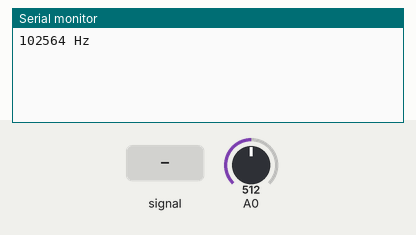
A sketch run on a simulated Arduino Uno, built with avr-gcc and run on an emulated ATmega328P. Parts: the last lines printed to the serial monitor. Inputs (shaded band) come from the test bench; at power-on: A0 = 512.

Above: at 2.2 s.
2.3 s: A0 fed a 200 Hz sine of ±460 counts around its level
At 3.1 s:
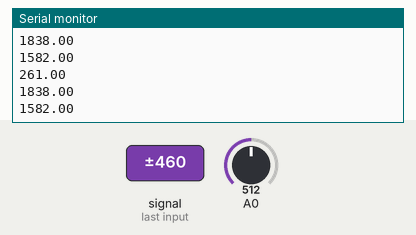
3.8 s: A0 set to 810
At 4.5 s:
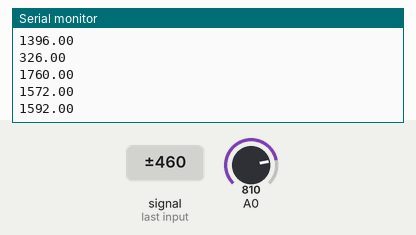
Timing chart, 0 to 5.0 s (numbered marks = the images above; inputs shaded):
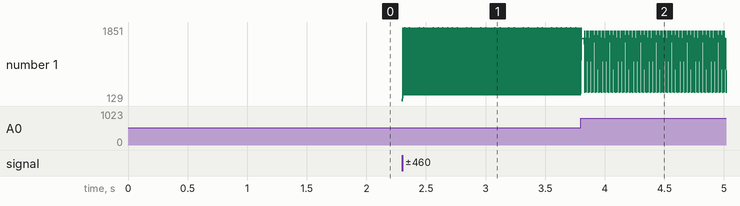

The sketch:

FIND-FRE.ino
```cpp
// Recieve FSK

#ifndef cbi
#define cbi(sfr, bit) (_SFR_BYTE(sfr) &= ~_BV(bit))
#endif
#ifndef sbi
#define sbi(sfr, bit) (_SFR_BYTE(sfr) |= _BV(bit))
#endif

int input,max,prev,currentTime,prevTime,period,cout = 0,totalTime = 0;
float currentFrequency,prevFrequency;
boolean check,cp = true;

void setup(void)
{
  cbi(ADCSRA,ADPS2) ;
  sbi(ADCSRA,ADPS1) ;
  cbi(ADCSRA,ADPS0) ;

  Serial.begin(115200);

  long first = micros();
  long cout = 0;
  while(micros()-first < 1000000){
    int temp = analogRead(A0);
    //Serial.println(temp);
    cout++;
  }

  Serial.print(cout);
  Serial.println(" Hz");

}

void loop(void)
{
    input = analogRead(A0);

    if(input > 800 && check == true){
      currentTime = micros();
      period =  currentTime -  prevTime;
      currentFrequency = 1000000/period;

         if(300 < currentFrequency && currentFrequency < 700){
              if(cp){
                //Serial.print("0 ");
                cout++;
              }
               cp = !cp;

         }
         else if(800 < currentFrequency && currentFrequency < 1500){
              if(cp){
                //Serial.print("1 ");
                cout++;
                delayMicroseconds(2200);
              }

              cp = !cp;
         }
      if(cout == 10){
        //Serial.println();
        cout = 0;
      }
      prevFrequency = currentFrequency;
      prevTime = currentTime;
      Serial.println(currentFrequency);
      check = false;
    }
    if(input>max){
    max=input;
    }
    if(max-input > 50 && check==false){
    check = true;
    }

}
```

Measured:
- after the input at 2.3 s, the serial monitor: prints a new line at once (image 1)
- after the input at 3.8 s, the serial monitor: prints a new line at once (image 2)
- plotted number 1: 1572 → 1396 after the input at 3.8 s
